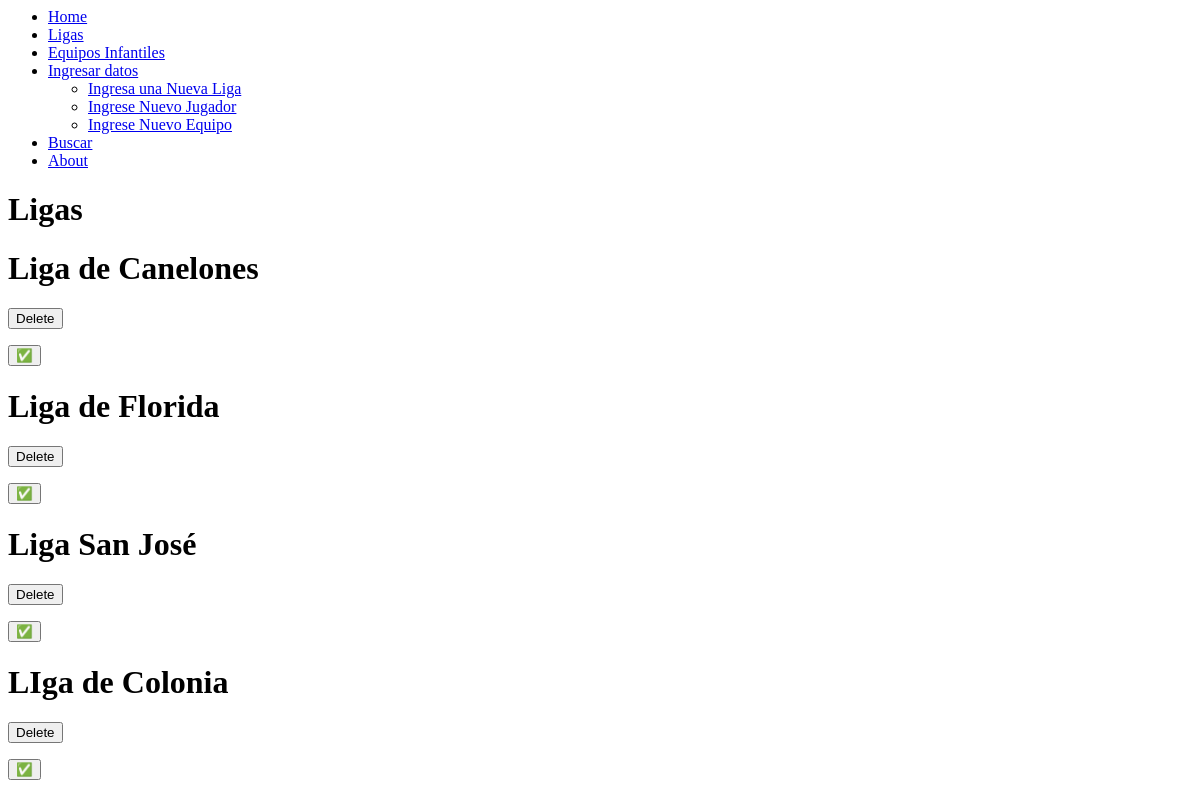
Page /Proyectos/ on the earlier database version.
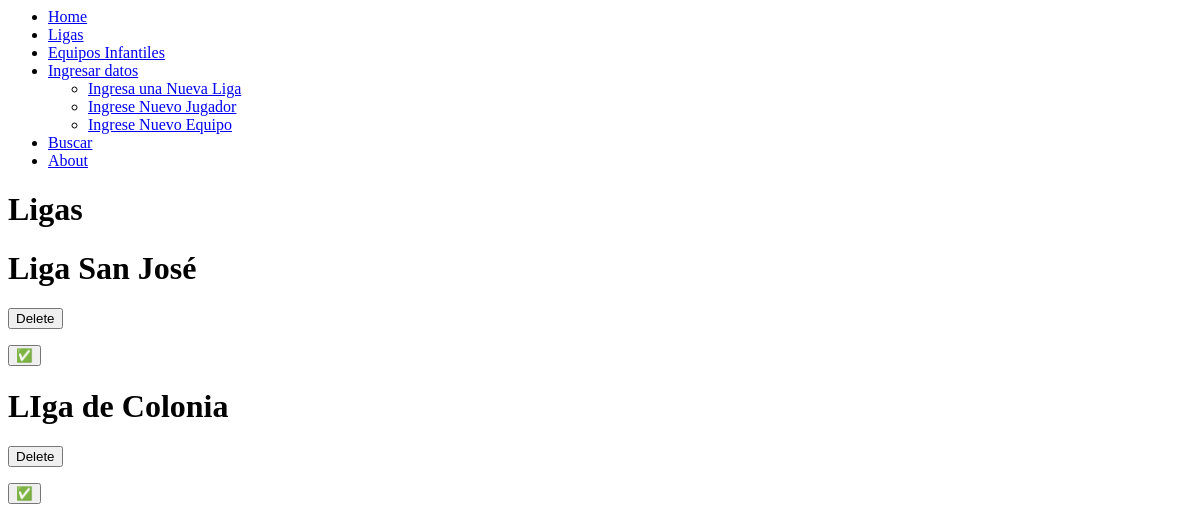
Same page on the later database version.
### MyAPP/models.py (models this page shows, shortened)
class Liga(models.Model):
     name = models.CharField(max_length=200)

### MyAPP/views.py (the view)
# urls.py: path('Proyectos/', views.Proyectos, name='Proyectos'),
def Proyectos(request):
   Ligas = Liga.objects.all()
   return render(request, 'Proyectos.html', {'Ligas': Ligas})

### MyAPP/templates/Proyectos.html (shortened to what this page needs)
{% extends 'base.html' %}
{% block content %}
<h1>Ligas</h1>
{% for Liga in Ligas %}
<div>
  <h1>{{ Liga.name }}</h1>
  <form method="post" action="{% url 'eliminar_liga' Liga.id %}">
    <button type="submit" onclick="return confirm('¿Estás seguro de que deseas eliminar esta liga?')">Delete</button>
  </form>
  <button>✅</button>
</div>
{% endfor %}
{% endblock %}

Differences in the rows shown:
removed Liga: name "Liga de Canelones"
removed Liga: name "Liga de Florida"
